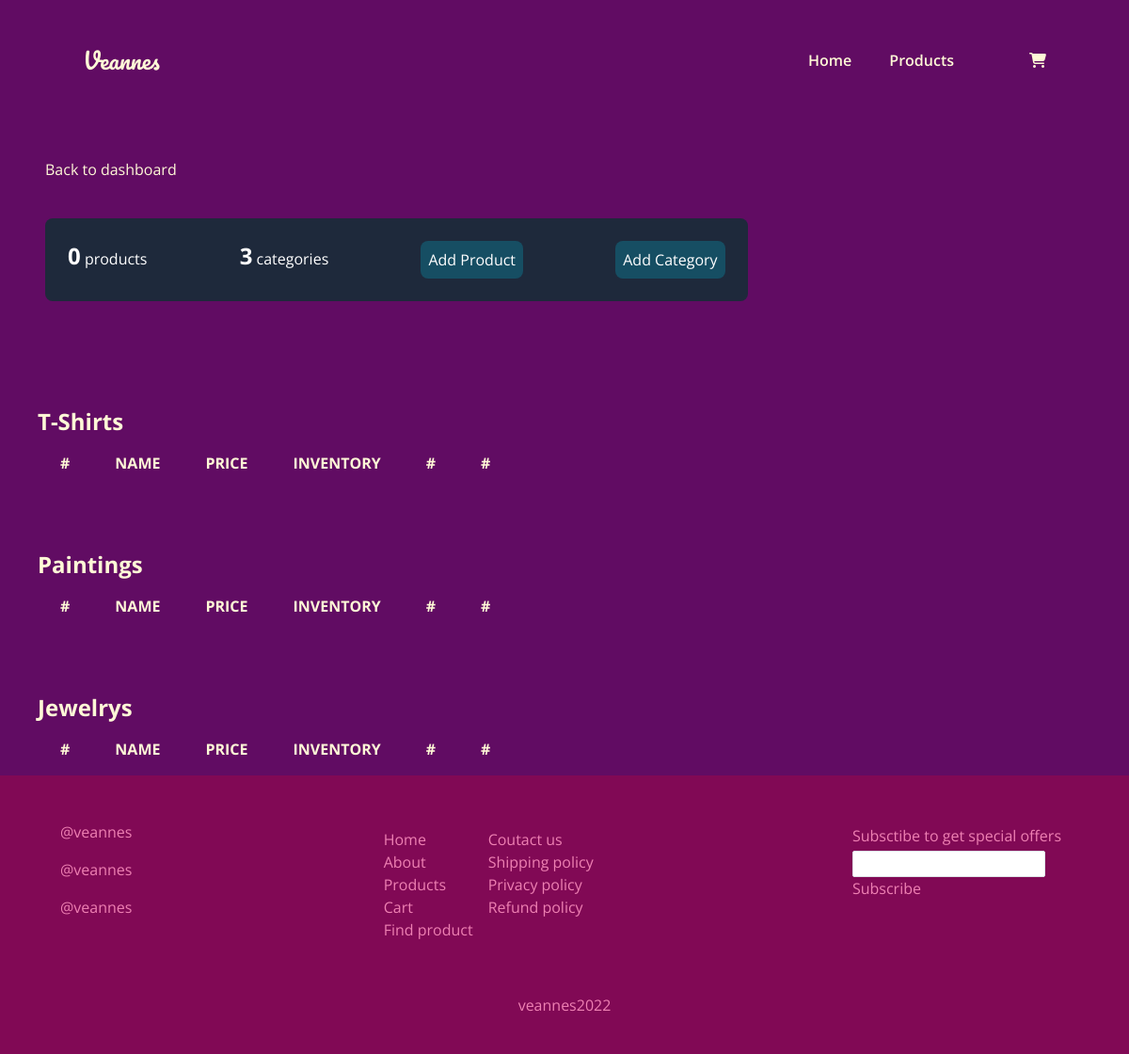
Page /dashboard/products (signed in) on the earlier database version.
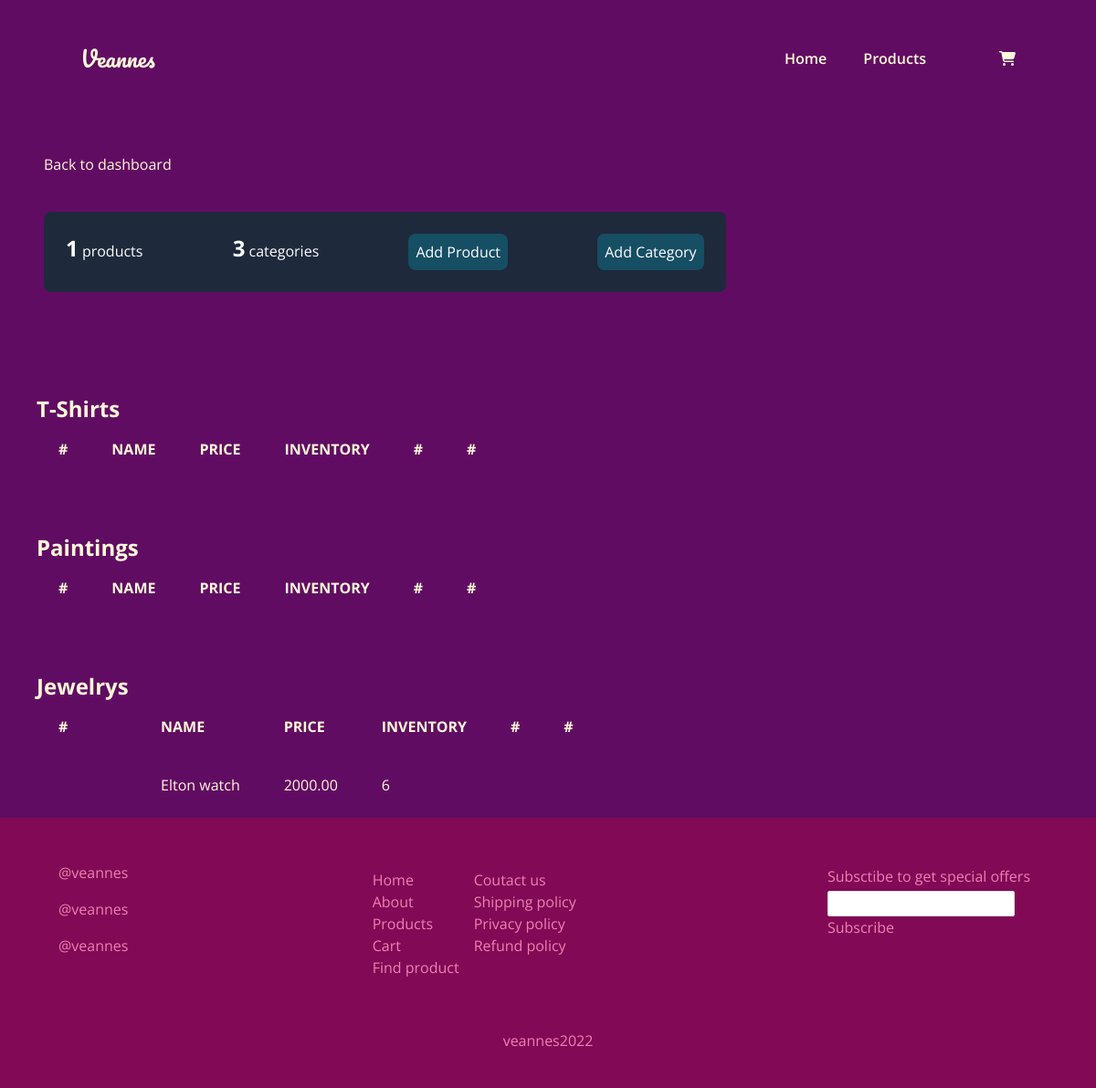
Same page on the later database version.
### shop/models.py (models this page shows, shortened)
class Category(models.Model):
    name = models.CharField(max_length=50)

class Product(models.Model):
    name = models.CharField(max_length=100)
    price = models.DecimalField(max_digits=7, decimal_places=2)
    category = models.ForeignKey(Category, on_delete=models.SET_NULL, null=True)
    inventory = models.IntegerField()
    image_filename = models.CharField(max_length=20)
    image_url = models.CharField(max_length=1000)

### dashboard/views.py (the view)
# urls.py: path('products', dash_products, name='dash-products'),
@login_required
def dash_products(request):
    products = Product.objects.all()
    categories = Category.objects.all()
    context = {
        'products': products,
        'categories': categories,
        'total_products': products_count(),
        'total_categories': category_count()
    }
    return render(request, 'dash/products.html', context)

### dashboard/utils.py (called while the page is built)
def products_count():
    return len(list(Product.objects.all()))

def category_count():
    return len(list(Category.objects.all()))

### dashboard/templates/dash/products.html (shortened to what this page needs)
{% extends 'base.html' %}
{% block content %}
<div class="dash-products flex flex-col px-10 md:px-55 xl:px-64">
    <div class="back flex justify-start items-center cursor-pointer group my-10">
        <a href="/dashboard/" class="ml-2 hover:text-black">Back to dashboard</a>
    </div>
    <div class="bg-slate-800 flex justify-between  w-2/3 h-fit mb-5 mx-2 px-4 py-4 text-white rounded-lg">
        <p><span class="font-bold text-2xl">{{total_products}}</span> products</p>
        <p><span class="font-bold text-2xl">{{total_categories}}</span> categories</p>
        <a href="/shop/product/add" class="hover:text-white">
            <button class="bg-cyan-900 rounded-lg p-2 hover:scale-110 transition duration-300 ease-in-out">
                <p> Add Product</p>
            </button>
        </a>
        <a href="/shop/category/add" class="hover:text-white">
            <button class="bg-cyan-900 rounded-lg p-2 hover:scale-110 transition duration-300 ease-in-out">
                <p> Add Category</p>
            </button>
        </a>
    </div>
    {% for category in categories %}
    <div class="mt-16">
        <h1 class="font-bold text-2xl">{{category.name}}{{total_categories|pluralize}}</h1>
        <table class="table-auto">
            <thead class="uppercase text-left">
                <tr>
                    <th class="py-3 px-6">#</th>
                    <th class="py-3 px-6">Name</th>
                    <th class="py-3 px-6">Price</th>
                    <th class="py-3 px-6">Inventory</th>
                    <th class="py-3 px-6">#</th>
                    <th class="py-3 px-6">#</th>
                </tr>
            </thead>
            <tbody>
                {% for product in products %}
                {% if product.category == category %}
                <tr>
                    <td class="py-4 px-6 ">
                    </td>
                    <td class="py-4 px-6 ">
                        {{product.name}}
                    </td>
                    <td class="py-4 px-6 ">
                        {{product.price}}
                    </td>
                    <td class="py-4 px-6 ">
                        {{product.inventory}}
                    </td>
                    <td class="py-4 px-6 ">
                    </td>
                    <td class="py-4 px-6 ">
                    </td>
                </tr>
                {% endif %}
                {% endfor %}
            </tbody>
        </table>
    </div>
    {% endfor %}
</div>
{% endblock %}

Differences in the rows shown:
added Product: name "Elton watch", price "2000.00", inventory "6", shown under Category "Jewelry"
Other differences:
{{ total_products }}: "0" → "1"
